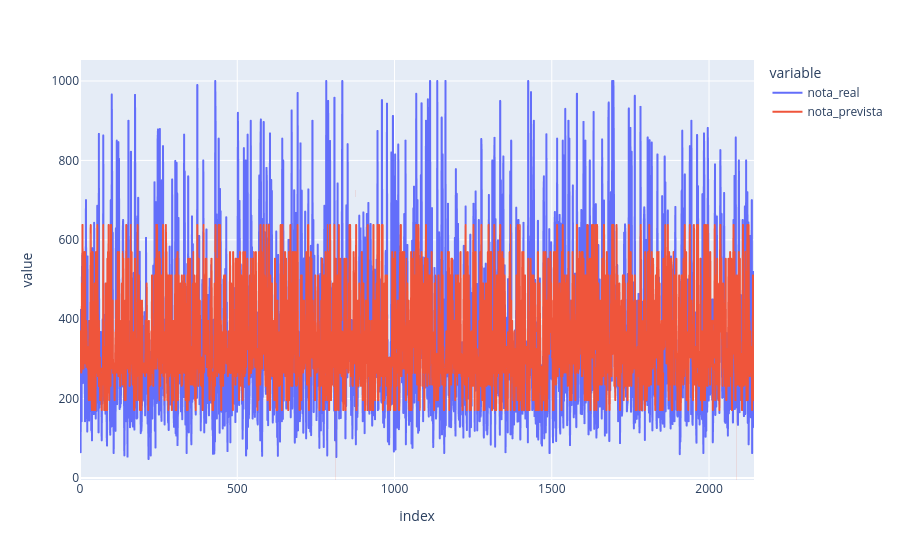

The cell this chart's notebook holds for it:
### Code cell
df_resultados = pd.DataFrame({
    'id_imovel': X_test['id'],       # Busca o ID original que ficou de fora do treino
    'nota_real': y_test,             # A nota real (Target)
    'nota_prevista': y_pred      # A nota que a árvore calculou
})
df_resultados.reset_index(drop=True, inplace=True)


fig = px.line(df_resultados, y=['nota_real', 'nota_prevista'])
fig.show()
print(df_resultados.head())

### Figure 1 — Plotly figure (JSON) as saved in the notebook; plotly's stock layout.template omitted (floating-point values rounded to 4 significant figures; data arrays with more than 128 entries replaced by an {"elided": "..."} marker saying what was removed)
{"data": [{"hovertemplate": "variable=nota_real<br>index=%{x}<br>value=%{y}<extra></extra>", "legendgroup": "nota_real", "line": {"color": "#636efa", "dash": "solid"}, "marker": {"symbol": "circle"}, "mode": "lines", "name": "nota_real", "showlegend": true, "type": "scattergl", "x": {"elided": "2144 int values"}, "xaxis": "x", "y": {"elided": "2144 float values"}, "yaxis": "y"}, {"hovertemplate": "variable=nota_prevista<br>index=%{x}<br>value=%{y}<extra></extra>", "legendgroup": "nota_prevista", "line": {"color": "#EF553B", "dash": "solid"}, "marker": {"symbol": "circle"}, "mode": "lines", "name": "nota_prevista", "showlegend": true, "type": "scattergl", "x": {"elided": "2144 int values"}, "xaxis": "x", "y": {"elided": "2144 float values"}, "yaxis": "y"}], "layout": {"legend": {"title": {"text": "variable"}, "tracegroupgap": 0}, "margin": {"t": 60}, "xaxis": {"anchor": "y", "domain": [0, 1], "title": {"text": "index"}}, "yaxis": {"anchor": "x", "domain": [0, 1], "title": {"text": "value"}}}}
